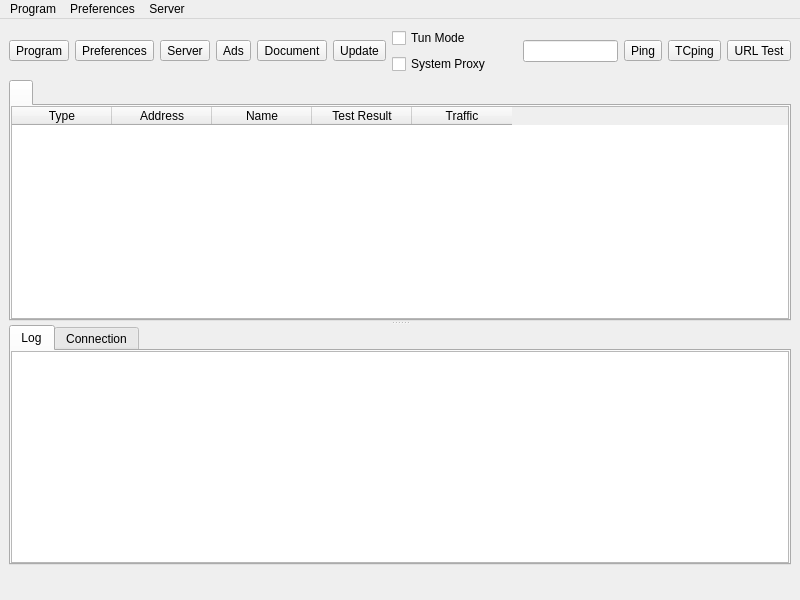
<?xml version="1.0" encoding="UTF-8"?>
<ui version="4.0">
 <class>MainWindow</class>
 <widget class="QMainWindow" name="MainWindow">
  <property name="geometry">
   <rect>
    <x>0</x>
    <y>0</y>
    <width>800</width>
    <height>600</height>
   </rect>
  </property>
  <property name="minimumSize">
   <size>
    <width>800</width>
    <height>600</height>
   </size>
  </property>
  <property name="windowTitle">
   <string notr="true">NekoBox 5.0.1</string>
  </property>
  <widget class="QWidget" name="centralwidget">
   <layout class="QVBoxLayout" name="verticalLayout_3" stretch="0,0,0">
    <item>
     <layout class="QHBoxLayout" name="horizontalLayout_2">
      <item>
       <widget class="QToolButton" name="toolButton_program">
        <property name="text">
         <string>Program</string>
        </property>
        <property name="icon">
         <iconset theme="b-system-run">
          <normaloff>.</normaloff>.</iconset>
        </property>
        <property name="iconSize">
         <size>
          <width>24</width>
          <height>24</height>
         </size>
        </property>
        <property name="popupMode">
         <enum>QToolButton::InstantPopup</enum>
        </property>
        <property name="toolButtonStyle">
         <enum>Qt::ToolButtonTextUnderIcon</enum>
        </property>
       </widget>
      </item>
      <item>
       <widget class="QToolButton" name="toolButton_preferences">
        <property name="text">
         <string>Preferences</string>
        </property>
        <property name="icon">
         <iconset theme="b-preferences">
          <normaloff>.</normaloff>.</iconset>
        </property>
        <property name="iconSize">
         <size>
          <width>24</width>
          <height>24</height>
         </size>
        </property>
        <property name="popupMode">
         <enum>QToolButton::InstantPopup</enum>
        </property>
        <property name="toolButtonStyle">
         <enum>Qt::ToolButtonTextUnderIcon</enum>
        </property>
       </widget>
      </item>
      <item>
       <widget class="QToolButton" name="toolButton_server">
        <property name="text">
         <string>Server</string>
        </property>
        <property name="icon">
         <iconset theme="b-network-server">
          <normaloff>.</normaloff>.</iconset>
        </property>
        <property name="iconSize">
         <size>
          <width>24</width>
          <height>24</height>
         </size>
        </property>
        <property name="popupMode">
         <enum>QToolButton::InstantPopup</enum>
        </property>
        <property name="toolButtonStyle">
         <enum>Qt::ToolButtonTextUnderIcon</enum>
        </property>
       </widget>
      </item>
      <item>
       <widget class="QToolButton" name="toolButton_ads">
        <property name="text">
         <string>Ads</string>
        </property>
        <property name="icon">
         <iconset theme="b-internet-web-browser">
          <normaloff>.</normaloff>.</iconset>
        </property>
        <property name="iconSize">
         <size>
          <width>24</width>
          <height>24</height>
         </size>
        </property>
        <property name="popupMode">
         <enum>QToolButton::InstantPopup</enum>
        </property>
        <property name="toolButtonStyle">
         <enum>Qt::ToolButtonTextUnderIcon</enum>
        </property>
       </widget>
      </item>
      <item>
       <widget class="QToolButton" name="toolButton_document">
        <property name="text">
         <string>Document</string>
        </property>
        <property name="icon">
         <iconset theme="b-dialog-question">
          <normaloff>.</normaloff>.</iconset>
        </property>
        <property name="iconSize">
         <size>
          <width>24</width>
          <height>24</height>
         </size>
        </property>
        <property name="popupMode">
         <enum>QToolButton::InstantPopup</enum>
        </property>
        <property name="toolButtonStyle">
         <enum>Qt::ToolButtonTextUnderIcon</enum>
        </property>
       </widget>
      </item>
      <item>
       <widget class="QToolButton" name="toolButton_update">
        <property name="text">
         <string>Update</string>
        </property>
        <property name="icon">
         <iconset theme="b-system-software-update">
          <normaloff>.</normaloff>.</iconset>
        </property>
        <property name="iconSize">
         <size>
          <width>24</width>
          <height>24</height>
         </size>
        </property>
        <property name="popupMode">
         <enum>QToolButton::InstantPopup</enum>
        </property>
        <property name="toolButtonStyle">
         <enum>Qt::ToolButtonTextUnderIcon</enum>
        </property>
       </widget>
      </item>
      <item>
       <layout class="QVBoxLayout" name="verticalLayout_4">
        <item>
         <widget class="QCheckBox" name="checkBox_VPN">
          <property name="sizePolicy">
           <sizepolicy hsizetype="Minimum" vsizetype="Minimum">
            <horstretch>0</horstretch>
            <verstretch>0</verstretch>
           </sizepolicy>
          </property>
          <property name="text">
           <string>Tun Mode</string>
          </property>
         </widget>
        </item>
        <item>
         <widget class="QCheckBox" name="checkBox_SystemProxy">
          <property name="text">
           <string>System Proxy</string>
          </property>
         </widget>
        </item>
       </layout>
      </item>
      <item>
       <spacer name="horizontalSpacer">
        <property name="orientation">
         <enum>Qt::Horizontal</enum>
        </property>
        <property name="sizeHint" stdset="0">
         <size>
          <width>40</width>
          <height>20</height>
         </size>
        </property>
       </spacer>
      </item>
      <item>
       <widget class="QLineEdit" name="search">
        <property name="clearButtonEnabled">
         <bool>true</bool>
        </property>
       </widget>
      </item>
      <item>
       <widget class="QToolButton" name="toolButton_ping">
        <property name="text">
         <string>Ping</string>
        </property>
        <property name="toolButtonStyle">
         <enum>Qt::ToolButtonTextUnderIcon</enum>
        </property>
       </widget>
      </item>
      <item>
       <widget class="QToolButton" name="toolButton_tcping">
        <property name="text">
         <string>TCping</string>
        </property>
        <property name="toolButtonStyle">
         <enum>Qt::ToolButtonTextUnderIcon</enum>
        </property>
       </widget>
      </item>
      <item>
       <widget class="QToolButton" name="toolButton_url_test">
        <property name="text">
         <string>URL Test</string>
        </property>
        <property name="popupMode">
         <enum>QToolButton::InstantPopup</enum>
        </property>
        <property name="toolButtonStyle">
         <enum>Qt::ToolButtonTextUnderIcon</enum>
        </property>
       </widget>
      </item>
     </layout>
    </item>
    <item>
     <widget class="QSplitter" name="splitter">
      <property name="orientation">
       <enum>Qt::Vertical</enum>
      </property>
      <widget class="QTabWidget" name="tabWidget">
       <property name="currentIndex">
        <number>0</number>
       </property>
       <property name="movable">
        <bool>true</bool>
       </property>
       <widget class="QWidget" name="widget1">
        <attribute name="title">
         <string/>
        </attribute>
        <layout class="QGridLayout" name="gridLayout_2">
         <property name="leftMargin">
          <number>0</number>
         </property>
         <property name="topMargin">
          <number>0</number>
         </property>
         <property name="rightMargin">
          <number>0</number>
         </property>
         <property name="bottomMargin">
          <number>0</number>
         </property>
         <property name="spacing">
          <number>0</number>
         </property>
         <item row="0" column="0">
          <widget class="MyTableWidget" name="proxyListTable">
           <property name="contextMenuPolicy">
            <enum>Qt::CustomContextMenu</enum>
           </property>
           <property name="editTriggers">
            <set>QAbstractItemView::NoEditTriggers</set>
           </property>
           <property name="alternatingRowColors">
            <bool>true</bool>
           </property>
           <property name="selectionBehavior">
            <enum>QAbstractItemView::SelectRows</enum>
           </property>
           <property name="horizontalScrollMode">
            <enum>QAbstractItemView::ScrollPerPixel</enum>
           </property>
           <property name="wordWrap">
            <bool>false</bool>
           </property>
           <attribute name="horizontalHeaderMinimumSectionSize">
            <number>16</number>
           </attribute>
           <attribute name="horizontalHeaderHighlightSections">
            <bool>false</bool>
           </attribute>
           <attribute name="horizontalHeaderShowSortIndicator" stdset="0">
            <bool>false</bool>
           </attribute>
           <attribute name="verticalHeaderDefaultSectionSize">
            <number>30</number>
           </attribute>
           <column>
            <property name="text">
             <string>Type</string>
            </property>
           </column>
           <column>
            <property name="text">
             <string>Address</string>
            </property>
           </column>
           <column>
            <property name="text">
             <string>Name</string>
            </property>
           </column>
           <column>
            <property name="text">
             <string>Test Result</string>
            </property>
           </column>
           <column>
            <property name="text">
             <string>Traffic</string>
            </property>
           </column>
          </widget>
         </item>
        </layout>
       </widget>
      </widget>
      <widget class="QWidget" name="aaaaaaaaaaaaaaaaaa">
       <layout class="QVBoxLayout" name="aaaaaaaaaaaa" stretch="0">
        <item>
         <widget class="QTabWidget" name="down_tab">
          <property name="currentIndex">
           <number>0</number>
          </property>
          <widget class="QWidget" name="tab">
           <attribute name="title">
            <string>Log</string>
           </attribute>
           <layout class="QVBoxLayout" name="verticalLayout">
            <property name="spacing">
             <number>0</number>
            </property>
            <property name="leftMargin">
             <number>0</number>
            </property>
            <property name="topMargin">
             <number>0</number>
            </property>
            <property name="rightMargin">
             <number>0</number>
            </property>
            <property name="bottomMargin">
             <number>0</number>
            </property>
            <item>
             <widget class="QTextBrowser" name="masterLogBrowser">
              <property name="contextMenuPolicy">
               <enum>Qt::CustomContextMenu</enum>
              </property>
              <property name="openLinks">
               <bool>false</bool>
              </property>
             </widget>
            </item>
           </layout>
          </widget>
          <widget class="QWidget" name="tab_2">
           <attribute name="title">
            <string>Connection</string>
           </attribute>
           <layout class="QVBoxLayout" name="verticalLayout_2">
            <property name="spacing">
             <number>0</number>
            </property>
            <property name="leftMargin">
             <number>0</number>
            </property>
            <property name="topMargin">
             <number>0</number>
            </property>
            <property name="rightMargin">
             <number>0</number>
            </property>
            <property name="bottomMargin">
             <number>0</number>
            </property>
            <item>
             <widget class="QTableWidget" name="tableWidget_conn">
              <property name="contextMenuPolicy">
               <enum>Qt::CustomContextMenu</enum>
              </property>
              <property name="editTriggers">
               <set>QAbstractItemView::NoEditTriggers</set>
              </property>
              <property name="selectionBehavior">
               <enum>QAbstractItemView::SelectRows</enum>
              </property>
              <property name="verticalScrollMode">
               <enum>QAbstractItemView::ScrollPerPixel</enum>
              </property>
              <property name="horizontalScrollMode">
               <enum>QAbstractItemView::ScrollPerPixel</enum>
              </property>
              <attribute name="horizontalHeaderHighlightSections">
               <bool>false</bool>
              </attribute>
              <column>
               <property name="text">
                <string>Status</string>
               </property>
              </column>
              <column>
               <property name="text">
                <string>Outbound</string>
               </property>
              </column>
              <column>
               <property name="text">
                <string>Destination</string>
               </property>
              </column>
             </widget>
            </item>
           </layout>
          </widget>
         </widget>
        </item>
       </layout>
      </widget>
     </widget>
    </item>
    <item>
     <layout class="QHBoxLayout" name="horizontalLayout">
      <item>
       <widget class="QLabel" name="label_running">
        <property name="text">
         <string/>
        </property>
       </widget>
      </item>
      <item>
       <spacer name="horizontalSpacer_2">
        <property name="orientation">
         <enum>Qt::Horizontal</enum>
        </property>
        <property name="sizeType">
         <enum>QSizePolicy::Maximum</enum>
        </property>
        <property name="sizeHint" stdset="0">
         <size>
          <width>0</width>
          <height>20</height>
         </size>
        </property>
       </spacer>
      </item>
      <item>
       <widget class="QLabel" name="label_inbound">
        <property name="text">
         <string/>
        </property>
       </widget>
      </item>
      <item>
       <widget class="QLabel" name="label_speed">
        <property name="text">
         <string/>
        </property>
       </widget>
      </item>
     </layout>
    </item>
   </layout>
  </widget>
  <widget class="QMenuBar" name="menubar">
   <property name="geometry">
    <rect>
     <x>0</x>
     <y>0</y>
     <width>800</width>
     <height>32</height>
    </rect>
   </property>
   <widget class="QMenu" name="menu_program">
    <property name="title">
     <string>Program</string>
    </property>
    <widget class="QMenu" name="menu_spmode">
     <property name="title">
      <string>System Proxy</string>
     </property>
     <addaction name="menu_spmode_system_proxy"/>
     <addaction name="menu_spmode_vpn"/>
     <addaction name="menu_spmode_disabled"/>
    </widget>
    <widget class="QMenu" name="menu_program_preference">
     <property name="title">
      <string>Preferences</string>
     </property>
     <addaction name="actionfake"/>
    </widget>
    <widget class="QMenu" name="menuActive_Server">
     <property name="title">
      <string>Active Server</string>
     </property>
     <addaction name="actionfake_2"/>
    </widget>
    <widget class="QMenu" name="menuActive_Routing">
     <property name="title">
      <string>Active Routing</string>
     </property>
     <addaction name="actionfake_3"/>
    </widget>
    <addaction name="actionShow_window"/>
    <addaction name="menu_add_from_clipboard2"/>
    <addaction name="menu_scan_qr"/>
    <addaction name="separator"/>
    <addaction name="actionStart_with_system"/>
    <addaction name="actionRemember_last_proxy"/>
    <addaction name="actionAllow_LAN"/>
    <addaction name="menuActive_Server"/>
    <addaction name="menuActive_Routing"/>
    <addaction name="menu_spmode"/>
    <addaction name="menu_program_preference"/>
    <addaction name="separator"/>
    <addaction name="actionRestart_Proxy"/>
    <addaction name="actionRestart_Program"/>
    <addaction name="menu_exit"/>
   </widget>
   <widget class="QMenu" name="menu_preferences">
    <property name="title">
     <string>Preferences</string>
    </property>
    <addaction name="menu_manage_groups"/>
    <addaction name="menu_basic_settings"/>
    <addaction name="menu_routing_settings"/>
    <addaction name="menu_vpn_settings"/>
    <addaction name="menu_hotkey_settings"/>
    <addaction name="menu_open_config_folder"/>
   </widget>
   <widget class="QMenu" name="menu_server">
    <property name="title">
     <string>Server</string>
    </property>
    <widget class="QMenu" name="menu_share_item">
     <property name="title">
      <string>Share</string>
     </property>
     <addaction name="menu_qr"/>
     <addaction name="menu_export_config"/>
     <addaction name="separator"/>
     <addaction name="menu_copy_links"/>
     <addaction name="menu_copy_links_nkr"/>
    </widget>
    <widget class="QMenu" name="menuCurrent_Group">
     <property name="title">
      <string>Current Group</string>
     </property>
     <addaction name="actionfake_5"/>
     <addaction name="menu_ping"/>
     <addaction name="menu_tcp_ping"/>
     <addaction name="menu_url_test"/>
     <addaction name="menu_full_test"/>
     <addaction name="menu_stop_testing"/>
     <addaction name="menu_clear_test_result"/>
     <addaction name="menu_resolve_domain"/>
     <addaction name="separator"/>
     <addaction name="menu_remove_unavailable"/>
     <addaction name="menu_delete_repeat"/>
     <addaction name="separator"/>
     <addaction name="menu_update_subscription"/>
    </widget>
    <widget class="QMenu" name="menuCurrent_Select">
     <property name="title">
      <string>Current Select</string>
     </property>
     <addaction name="actionfake_4"/>
    </widget>
    <addaction name="menu_add_from_input"/>
    <addaction name="menu_add_from_clipboard"/>
    <addaction name="separator"/>
    <addaction name="menu_start"/>
    <addaction name="menu_stop"/>
    <addaction name="separator"/>
    <addaction name="menu_select_all"/>
    <addaction name="menu_move"/>
    <addaction name="menu_clone"/>
    <addaction name="menu_reset_traffic"/>
    <addaction name="menu_delete"/>
    <addaction name="separator"/>
    <addaction name="menu_share_item"/>
    <addaction name="separator"/>
    <addaction name="menuCurrent_Select"/>
    <addaction name="menuCurrent_Group"/>
    <addaction name="separator"/>
    <addaction name="menu_profile_debug_info"/>
    <addaction name="separator"/>
   </widget>
   <addaction name="menu_program"/>
   <addaction name="menu_preferences"/>
   <addaction name="menu_server"/>
  </widget>
  <action name="menu_exit">
   <property name="text">
    <string>Exit</string>
   </property>
  </action>
  <action name="actionShow_window">
   <property name="text">
    <string>Show Window</string>
   </property>
  </action>
  <action name="menu_basic_settings">
   <property name="text">
    <string>Basic Settings</string>
   </property>
  </action>
  <action name="menu_add_from_input">
   <property name="text">
    <string>New profile</string>
   </property>
  </action>
  <action name="menu_manage_groups">
   <property name="text">
    <string>Groups</string>
   </property>
  </action>
  <action name="menu_start">
   <property name="text">
    <string>Start</string>
   </property>
   <property name="shortcut">
    <string notr="true">Return</string>
   </property>
  </action>
  <action name="menu_stop">
   <property name="text">
    <string>Stop</string>
   </property>
   <property name="shortcut">
    <string notr="true">Ctrl+S</string>
   </property>
  </action>
  <action name="menu_routing_settings">
   <property name="text">
    <string>Routing Settings</string>
   </property>
  </action>
  <action name="menu_add_from_clipboard">
   <property name="text">
    <string>Add profile from clipboard</string>
   </property>
   <property name="shortcut">
    <string notr="true">Ctrl+V</string>
   </property>
  </action>
  <action name="menu_delete">
   <property name="text">
    <string>Delete</string>
   </property>
   <property name="shortcut">
    <string notr="true">Del</string>
   </property>
  </action>
  <action name="menu_add_from_clipboard2">
   <property name="text">
    <string>Add profile from clipboard</string>
   </property>
  </action>
  <action name="menu_profile_debug_info">
   <property name="text">
    <string>Debug Info</string>
   </property>
  </action>
  <action name="menu_qr">
   <property name="text">
    <string>QR Code and link</string>
   </property>
   <property name="shortcut">
    <string notr="true">Ctrl+Q</string>
   </property>
  </action>
  <action name="menu_copy_link">
   <property name="text">
    <string>Copy Link</string>
   </property>
  </action>
  <action name="menu_ping">
   <property name="text">
    <string notr="true">Ping</string>
   </property>
   <property name="shortcut">
    <string notr="true">Ctrl+Alt+P</string>
   </property>
  </action>
  <action name="menu_tcp_ping">
   <property name="text">
    <string notr="true">Tcp Ping</string>
   </property>
   <property name="shortcut">
    <string notr="true">Ctrl+Alt+T</string>
   </property>
  </action>
  <action name="menu_url_test">
   <property name="text">
    <string notr="true">Url Test</string>
   </property>
   <property name="shortcut">
    <string notr="true">Ctrl+Alt+U</string>
   </property>
  </action>
  <action name="menu_clear_test_result">
   <property name="text">
    <string>Clear Test Result</string>
   </property>
   <property name="shortcut">
    <string notr="true">Ctrl+Alt+C</string>
   </property>
  </action>
  <action name="menu_export_config">
   <property name="text">
    <string>Export %1 config</string>
   </property>
   <property name="shortcut">
    <string notr="true">Ctrl+E</string>
   </property>
  </action>
  <action name="menu_reset_traffic">
   <property name="text">
    <string>Reset Traffic</string>
   </property>
   <property name="shortcut">
    <string notr="true">Ctrl+R</string>
   </property>
  </action>
  <action name="menu_scan_qr">
   <property name="text">
    <string>Scan QR Code</string>
   </property>
  </action>
  <action name="menu_spmode_system_proxy">
   <property name="checkable">
    <bool>true</bool>
   </property>
   <property name="text">
    <string>Enable System Proxy</string>
   </property>
  </action>
  <action name="menu_spmode_disabled">
   <property name="checkable">
    <bool>true</bool>
   </property>
   <property name="text">
    <string>Disable</string>
   </property>
  </action>
  <action name="menu_delete_repeat">
   <property name="text">
    <string>Remove Duplicates</string>
   </property>
   <property name="shortcut">
    <string notr="true">Ctrl+Alt+D</string>
   </property>
  </action>
  <action name="actionfake">
   <property name="text">
    <string>fake</string>
   </property>
   <property name="visible">
    <bool>false</bool>
   </property>
  </action>
  <action name="menu_move">
   <property name="text">
    <string>Move</string>
   </property>
   <property name="shortcut">
    <string notr="true">Ctrl+M</string>
   </property>
  </action>
  <action name="actionStart_with_system">
   <property name="checkable">
    <bool>true</bool>
   </property>
   <property name="text">
    <string>Start with system</string>
   </property>
  </action>
  <action name="actionRemember_last_proxy">
   <property name="checkable">
    <bool>true</bool>
   </property>
   <property name="text">
    <string>Remember last profile</string>
   </property>
  </action>
  <action name="actionAllow_LAN">
   <property name="checkable">
    <bool>true</bool>
   </property>
   <property name="text">
    <string>Allow other devices to connect</string>
   </property>
  </action>
  <action name="menu_remove_unavailable">
   <property name="text">
    <string>Remove Unavailable</string>
   </property>
   <property name="shortcut">
    <string notr="true">Ctrl+Alt+R</string>
   </property>
  </action>
  <action name="menu_full_test">
   <property name="text">
    <string>Full Test</string>
   </property>
   <property name="shortcut">
    <string notr="true">Ctrl+Alt+F</string>
   </property>
  </action>
  <action name="menu_hotkey_settings">
   <property name="text">
    <string>Hotkey Settings</string>
   </property>
  </action>
  <action name="menu_select_all">
   <property name="text">
    <string>Select All</string>
   </property>
   <property name="shortcut">
    <string notr="true">Ctrl+A</string>
   </property>
  </action>
  <action name="menu_copy_links_nkr">
   <property name="text">
    <string>Copy links of selected (Neko Links)</string>
   </property>
   <property name="shortcut">
    <string notr="true">Ctrl+N</string>
   </property>
  </action>
  <action name="actionfake_2">
   <property name="text">
    <string>fake</string>
   </property>
   <property name="visible">
    <bool>false</bool>
   </property>
  </action>
  <action name="actionfake_3">
   <property name="text">
    <string>fake</string>
   </property>
   <property name="visible">
    <bool>false</bool>
   </property>
  </action>
  <action name="menu_copy_links">
   <property name="text">
    <string>Copy links of selected</string>
   </property>
   <property name="shortcut">
    <string notr="true">Ctrl+C</string>
   </property>
  </action>
  <action name="menu_spmode_vpn">
   <property name="checkable">
    <bool>true</bool>
   </property>
   <property name="text">
    <string>Enable Tun</string>
   </property>
  </action>
  <action name="menu_clone">
   <property name="text">
    <string>Clone</string>
   </property>
   <property name="shortcut">
    <string notr="true">Ctrl+D</string>
   </property>
  </action>
  <action name="menu_update_subscription">
   <property name="text">
    <string>Update subscription</string>
   </property>
   <property name="shortcut">
    <string notr="true">Ctrl+U</string>
   </property>
  </action>
  <action name="menu_resolve_domain">
   <property name="text">
    <string>Resolve domain</string>
   </property>
   <property name="shortcut">
    <string notr="true">Ctrl+Alt+I</string>
   </property>
  </action>
  <action name="menu_vpn_settings">
   <property name="text">
    <string>Tun Settings</string>
   </property>
  </action>
  <action name="actionRestart_Program">
   <property name="text">
    <string>Restart Program</string>
   </property>
  </action>
  <action name="menu_open_config_folder">
   <property name="text">
    <string>Open Config Folder</string>
   </property>
  </action>
  <action name="actionfake_4">
   <property name="text">
    <string notr="true">fake</string>
   </property>
   <property name="visible">
    <bool>false</bool>
   </property>
  </action>
  <action name="actionfake_5">
   <property name="text">
    <string notr="true">fake</string>
   </property>
   <property name="visible">
    <bool>false</bool>
   </property>
  </action>
  <action name="actionRestart_Proxy">
   <property name="text">
    <string>Restart Proxy</string>
   </property>
  </action>
  <action name="menu_stop_testing">
   <property name="text">
    <string>Stop Testing</string>
   </property>
   <property name="shortcut">
    <string notr="true">Ctrl+Alt+S</string>
   </property>
  </action>
 </widget>
 <customwidgets>
  <customwidget>
   <class>MyTableWidget</class>
   <extends>QTableWidget</extends>
   <header>ui/widget/MyTableWidget.h</header>
  </customwidget>
 </customwidgets>
 <resources/>
 <connections/>
</ui>
